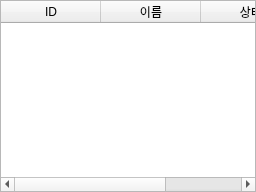
<?xml version="1.0" encoding="UTF-8"?>
<ui version="4.0">
 <class>ChildrenView</class>
 <widget class="QWidget" name="ChildrenView">
  <layout class="QVBoxLayout" name="verticalLayout">
     <property name="leftMargin">
    <number>0</number>
   </property>
   <property name="topMargin">
    <number>0</number>
   </property>
   <property name="rightMargin">
    <number>0</number>
   </property>
   <property name="bottomMargin">
    <number>0</number>
   </property>
   <item>
    <widget class="QTableWidget" name="tableChildren">
     <column>
      <property name="text"><string>ID</string></property>
     </column>
     <column>
      <property name="text"><string>이름</string></property>
     </column>
     <column>
      <property name="text"><string>상태</string></property>
     </column>
    </widget>
   </item>
  </layout>
 </widget>
 <resources/>
 <connections/>
</ui>
